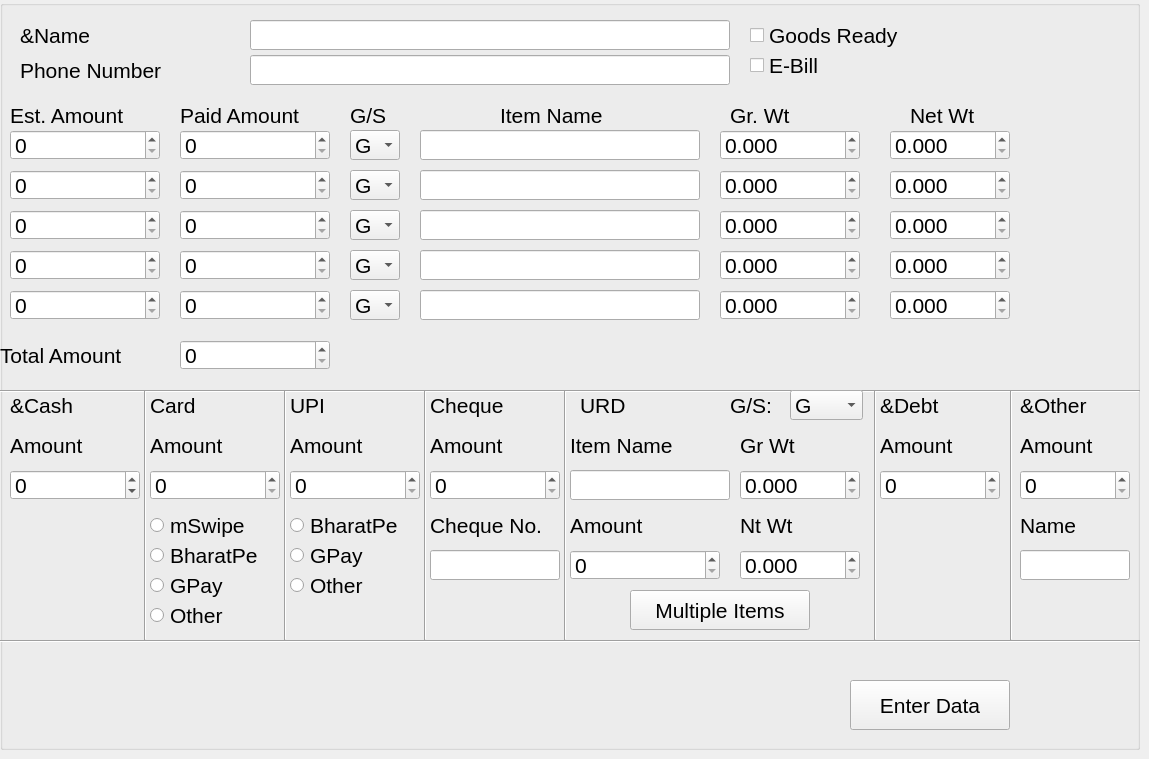
    <widget class="QWidget" name="New_Order">
     <widget class="QGroupBox" name="groupBox_9">
      <property name="geometry">
       <rect>
        <x>0</x>
        <y>0</y>
        <width>1140</width>
        <height>750</height>
       </rect>
      </property>
      <property name="font">
       <font>
        <pointsize>16</pointsize>
       </font>
      </property>
      <property name="title">
       <string/>
      </property>
      <widget class="QLabel" name="label_85">
       <property name="geometry">
        <rect>
         <x>10</x>
         <y>100</y>
         <width>160</width>
         <height>30</height>
        </rect>
       </property>
       <property name="text">
        <string>Est. Amount</string>
       </property>
      </widget>
      <widget class="QLabel" name="label_86">
       <property name="geometry">
        <rect>
         <x>180</x>
         <y>100</y>
         <width>160</width>
         <height>30</height>
        </rect>
       </property>
       <property name="text">
        <string>Paid Amount</string>
       </property>
      </widget>
      <widget class="QLabel" name="labelCName_4">
       <property name="geometry">
        <rect>
         <x>20</x>
         <y>20</y>
         <width>100</width>
         <height>30</height>
        </rect>
       </property>
       <property name="text">
        <string>&amp;Name</string>
       </property>
      </widget>
      <widget class="QLabel" name="label_88">
       <property name="geometry">
        <rect>
         <x>500</x>
         <y>100</y>
         <width>140</width>
         <height>30</height>
        </rect>
       </property>
       <property name="text">
        <string>Item Name</string>
       </property>
      </widget>
      <widget class="QLabel" name="label_89">
       <property name="geometry">
        <rect>
         <x>730</x>
         <y>100</y>
         <width>90</width>
         <height>30</height>
        </rect>
       </property>
       <property name="text">
        <string>Gr. Wt</string>
       </property>
      </widget>
      <widget class="QLabel" name="label_90">
       <property name="geometry">
        <rect>
         <x>910</x>
         <y>100</y>
         <width>90</width>
         <height>30</height>
        </rect>
       </property>
       <property name="text">
        <string>Net Wt</string>
       </property>
      </widget>
      <widget class="QSpinBox" name="New_Order_EstAmount">
       <property name="geometry">
        <rect>
         <x>10</x>
         <y>130</y>
         <width>150</width>
         <height>30</height>
        </rect>
       </property>
       <property name="maximum">
        <number>9999999</number>
       </property>
      </widget>
      <widget class="QSpinBox" name="New_Order_Adv">
       <property name="geometry">
        <rect>
         <x>180</x>
         <y>130</y>
         <width>150</width>
         <height>30</height>
        </rect>
       </property>
       <property name="maximum">
        <number>9999999</number>
       </property>
      </widget>
      <widget class="QLineEdit" name="New_Order_Name">
       <property name="geometry">
        <rect>
         <x>250</x>
         <y>20</y>
         <width>480</width>
         <height>30</height>
        </rect>
       </property>
      </widget>
      <widget class="QLineEdit" name="New_Order_Itemname">
       <property name="geometry">
        <rect>
         <x>420</x>
         <y>130</y>
         <width>280</width>
         <height>30</height>
        </rect>
       </property>
      </widget>
      <widget class="QLabel" name="label_91">
       <property name="geometry">
        <rect>
         <x>20</x>
         <y>55</y>
         <width>190</width>
         <height>30</height>
        </rect>
       </property>
       <property name="text">
        <string>Phone Number</string>
       </property>
      </widget>
      <widget class="QLineEdit" name="New_Order_phnum">
       <property name="geometry">
        <rect>
         <x>250</x>
         <y>55</y>
         <width>480</width>
         <height>30</height>
        </rect>
       </property>
      </widget>
      <widget class="QDoubleSpinBox" name="New_Order_grwt">
       <property name="geometry">
        <rect>
         <x>720</x>
         <y>130</y>
         <width>140</width>
         <height>30</height>
        </rect>
       </property>
       <property name="decimals">
        <number>3</number>
       </property>
       <property name="maximum">
        <double>999.999000000000024</double>
       </property>
      </widget>
      <widget class="QDoubleSpinBox" name="New_Order_ntwt">
       <property name="geometry">
        <rect>
         <x>890</x>
         <y>130</y>
         <width>120</width>
         <height>30</height>
        </rect>
       </property>
       <property name="decimals">
        <number>3</number>
       </property>
       <property name="maximum">
        <double>999.999000000000024</double>
       </property>
      </widget>
      <widget class="QSpinBox" name="New_Order_EstAmount_2">
       <property name="geometry">
        <rect>
         <x>10</x>
         <y>170</y>
         <width>150</width>
         <height>30</height>
        </rect>
       </property>
       <property name="maximum">
        <number>9999999</number>
       </property>
      </widget>
      <widget class="QSpinBox" name="New_Order_Adv_2">
       <property name="geometry">
        <rect>
         <x>180</x>
         <y>170</y>
         <width>150</width>
         <height>30</height>
        </rect>
       </property>
       <property name="maximum">
        <number>9999999</number>
       </property>
      </widget>
      <widget class="QLineEdit" name="New_Order_Itemname_2">
       <property name="geometry">
        <rect>
         <x>420</x>
         <y>170</y>
         <width>280</width>
         <height>30</height>
        </rect>
       </property>
      </widget>
      <widget class="QDoubleSpinBox" name="New_Order_grwt_2">
       <property name="geometry">
        <rect>
         <x>720</x>
         <y>170</y>
         <width>140</width>
         <height>30</height>
        </rect>
       </property>
       <property name="decimals">
        <number>3</number>
       </property>
       <property name="maximum">
        <double>999.999000000000024</double>
       </property>
      </widget>
      <widget class="QDoubleSpinBox" name="New_Order_ntwt_2">
       <property name="geometry">
        <rect>
         <x>890</x>
         <y>170</y>
         <width>120</width>
         <height>30</height>
        </rect>
       </property>
       <property name="decimals">
        <number>3</number>
       </property>
       <property name="maximum">
        <double>999.999000000000024</double>
       </property>
      </widget>
      <widget class="QSpinBox" name="New_Order_EstAmount_3">
       <property name="geometry">
        <rect>
         <x>10</x>
         <y>210</y>
         <width>150</width>
         <height>30</height>
        </rect>
       </property>
       <property name="maximum">
        <number>9999999</number>
       </property>
      </widget>
      <widget class="QSpinBox" name="New_Order_Adv_3">
       <property name="geometry">
        <rect>
         <x>180</x>
         <y>210</y>
         <width>150</width>
         <height>30</height>
        </rect>
       </property>
       <property name="maximum">
        <number>9999999</number>
       </property>
      </widget>
      <widget class="QLineEdit" name="New_Order_Itemname_3">
       <property name="geometry">
        <rect>
         <x>420</x>
         <y>210</y>
         <width>280</width>
         <height>30</height>
        </rect>
       </property>
      </widget>
      <widget class="QDoubleSpinBox" name="New_Order_grwt_3">
       <property name="geometry">
        <rect>
         <x>720</x>
         <y>210</y>
         <width>140</width>
         <height>30</height>
        </rect>
       </property>
       <property name="decimals">
        <number>3</number>
       </property>
       <property name="maximum">
        <double>999.999000000000024</double>
       </property>
      </widget>
      <widget class="QDoubleSpinBox" name="New_Order_ntwt_3">
       <property name="geometry">
        <rect>
         <x>890</x>
         <y>210</y>
         <width>120</width>
         <height>30</height>
        </rect>
       </property>
       <property name="decimals">
        <number>3</number>
       </property>
       <property name="maximum">
        <double>999.999000000000024</double>
       </property>
      </widget>
      <widget class="QSpinBox" name="New_Order_EstAmount_4">
       <property name="geometry">
        <rect>
         <x>10</x>
         <y>250</y>
         <width>150</width>
         <height>30</height>
        </rect>
       </property>
       <property name="maximum">
        <number>9999999</number>
       </property>
      </widget>
      <widget class="QSpinBox" name="New_Order_Adv_4">
       <property name="geometry">
        <rect>
         <x>180</x>
         <y>250</y>
         <width>150</width>
         <height>30</height>
        </rect>
       </property>
       <property name="maximum">
        <number>9999999</number>
       </property>
      </widget>
      <widget class="QLineEdit" name="New_Order_Itemname_4">
       <property name="geometry">
        <rect>
         <x>420</x>
         <y>250</y>
         <width>280</width>
         <height>30</height>
        </rect>
       </property>
      </widget>
      <widget class="QDoubleSpinBox" name="New_Order_grwt_4">
       <property name="geometry">
        <rect>
         <x>720</x>
         <y>250</y>
         <width>140</width>
         <height>30</height>
        </rect>
       </property>
       <property name="decimals">
        <number>3</number>
       </property>
       <property name="maximum">
        <double>999.999000000000024</double>
       </property>
      </widget>
      <widget class="QDoubleSpinBox" name="New_Order_ntwt_4">
       <property name="geometry">
        <rect>
         <x>890</x>
         <y>250</y>
         <width>120</width>
         <height>30</height>
        </rect>
       </property>
       <property name="decimals">
        <number>3</number>
       </property>
       <property name="maximum">
        <double>999.999000000000024</double>
       </property>
      </widget>
      <widget class="QCheckBox" name="New_Order_Goods">
       <property name="geometry">
        <rect>
         <x>750</x>
         <y>20</y>
         <width>180</width>
         <height>30</height>
        </rect>
       </property>
       <property name="text">
        <string>Goods Ready</string>
       </property>
      </widget>
      <widget class="Line" name="line_22">
       <property name="geometry">
        <rect>
         <x>0</x>
         <y>390</y>
         <width>1140</width>
         <height>3</height>
        </rect>
       </property>
       <property name="orientation">
        <enum>Qt::Horizontal</enum>
       </property>
      </widget>
      <widget class="QLabel" name="labelCash_4">
       <property name="geometry">
        <rect>
         <x>10</x>
         <y>390</y>
         <width>90</width>
         <height>30</height>
        </rect>
       </property>
       <property name="text">
        <string>&amp;Cash</string>
       </property>
      </widget>
      <widget class="QLabel" name="label_93">
       <property name="geometry">
        <rect>
         <x>10</x>
         <y>430</y>
         <width>100</width>
         <height>30</height>
        </rect>
       </property>
       <property name="text">
        <string>Amount</string>
       </property>
      </widget>
      <widget class="QSpinBox" name="Cash_4">
       <property name="geometry">
        <rect>
         <x>10</x>
         <y>470</y>
         <width>130</width>
         <height>30</height>
        </rect>
       </property>
       <property name="minimum">
        <number>-9999999</number>
       </property>
       <property name="maximum">
        <number>9999999</number>
       </property>
       <property name="singleStep">
        <number>10</number>
       </property>
      </widget>
      <widget class="Line" name="line_23">
       <property name="geometry">
        <rect>
         <x>140</x>
         <y>390</y>
         <width>10</width>
         <height>250</height>
        </rect>
       </property>
       <property name="orientation">
        <enum>Qt::Vertical</enum>
       </property>
      </widget>
      <widget class="QLabel" name="label_94">
       <property name="geometry">
        <rect>
         <x>150</x>
         <y>390</y>
         <width>70</width>
         <height>30</height>
        </rect>
       </property>
       <property name="text">
        <string>Card</string>
       </property>
      </widget>
      <widget class="QLabel" name="label_95">
       <property name="geometry">
        <rect>
         <x>150</x>
         <y>430</y>
         <width>100</width>
         <height>30</height>
        </rect>
       </property>
       <property name="text">
        <string>Amount</string>
       </property>
      </widget>
      <widget class="QSpinBox" name="Card_4">
       <property name="geometry">
        <rect>
         <x>150</x>
         <y>470</y>
         <width>130</width>
         <height>30</height>
        </rect>
       </property>
       <property name="maximum">
        <number>9999999</number>
       </property>
       <property name="singleStep">
        <number>10</number>
       </property>
      </widget>
      <widget class="QRadioButton" name="New_Order_Cardmachine">
       <property name="geometry">
        <rect>
         <x>150</x>
         <y>510</y>
         <width>120</width>
         <height>30</height>
        </rect>
       </property>
       <property name="text">
        <string>mSwipe</string>
       </property>
      </widget>
      <widget class="QRadioButton" name="New_Order_Cardmachine_2">
       <property name="geometry">
        <rect>
         <x>150</x>
         <y>540</y>
         <width>140</width>
         <height>30</height>
        </rect>
       </property>
       <property name="text">
        <string>BharatPe</string>
       </property>
      </widget>
      <widget class="QRadioButton" name="New_Order_Cardmachine_3">
       <property name="geometry">
        <rect>
         <x>150</x>
         <y>570</y>
         <width>140</width>
         <height>30</height>
        </rect>
       </property>
       <property name="text">
        <string>GPay</string>
       </property>
      </widget>
      <widget class="Line" name="line_24">
       <property name="geometry">
        <rect>
         <x>280</x>
         <y>390</y>
         <width>10</width>
         <height>250</height>
        </rect>
       </property>
       <property name="orientation">
        <enum>Qt::Vertical</enum>
       </property>
      </widget>
      <widget class="QLabel" name="label_97">
       <property name="geometry">
        <rect>
         <x>290</x>
         <y>390</y>
         <width>55</width>
         <height>30</height>
        </rect>
       </property>
       <property name="text">
        <string>UPI</string>
       </property>
      </widget>
      <widget class="QLabel" name="label_98">
       <property name="geometry">
        <rect>
         <x>290</x>
         <y>430</y>
         <width>100</width>
         <height>30</height>
        </rect>
       </property>
       <property name="text">
        <string>Amount</string>
       </property>
      </widget>
      <widget class="QSpinBox" name="UPI_4">
       <property name="geometry">
        <rect>
         <x>290</x>
         <y>470</y>
         <width>130</width>
         <height>30</height>
        </rect>
       </property>
       <property name="maximum">
        <number>9999999</number>
       </property>
       <property name="singleStep">
        <number>10</number>
       </property>
      </widget>
      <widget class="QRadioButton" name="UPI_BharatPe_4">
       <property name="geometry">
        <rect>
         <x>290</x>
         <y>510</y>
         <width>140</width>
         <height>30</height>
        </rect>
       </property>
       <property name="text">
        <string>BharatPe</string>
       </property>
      </widget>
      <widget class="QRadioButton" name="UPI_GPay_4">
       <property name="geometry">
        <rect>
         <x>290</x>
         <y>540</y>
         <width>140</width>
         <height>30</height>
        </rect>
       </property>
       <property name="text">
        <string>GPay</string>
       </property>
      </widget>
      <widget class="Line" name="line_25">
       <property name="geometry">
        <rect>
         <x>420</x>
         <y>390</y>
         <width>10</width>
         <height>250</height>
        </rect>
       </property>
       <property name="orientation">
        <enum>Qt::Vertical</enum>
       </property>
      </widget>
      <widget class="QLabel" name="label_99">
       <property name="geometry">
        <rect>
         <x>430</x>
         <y>390</y>
         <width>100</width>
         <height>30</height>
        </rect>
       </property>
       <property name="text">
        <string>Cheque</string>
       </property>
      </widget>
      <widget class="QLabel" name="label_100">
       <property name="geometry">
        <rect>
         <x>430</x>
         <y>430</y>
         <width>100</width>
         <height>30</height>
        </rect>
       </property>
       <property name="text">
        <string>Amount</string>
       </property>
      </widget>
      <widget class="QSpinBox" name="Cheque_4">
       <property name="geometry">
        <rect>
         <x>430</x>
         <y>470</y>
         <width>130</width>
         <height>30</height>
        </rect>
       </property>
       <property name="maximum">
        <number>9999999</number>
       </property>
       <property name="singleStep">
        <number>10</number>
       </property>
      </widget>
      <widget class="QLabel" name="label_101">
       <property name="geometry">
        <rect>
         <x>430</x>
         <y>510</y>
         <width>130</width>
         <height>30</height>
        </rect>
       </property>
       <property name="text">
        <string>Cheque No.</string>
       </property>
      </widget>
      <widget class="QLineEdit" name="ChequeNo_4">
       <property name="geometry">
        <rect>
         <x>430</x>
         <y>550</y>
         <width>130</width>
         <height>30</height>
        </rect>
       </property>
      </widget>
      <widget class="Line" name="line_26">
       <property name="geometry">
        <rect>
         <x>560</x>
         <y>390</y>
         <width>10</width>
         <height>250</height>
        </rect>
       </property>
       <property name="orientation">
        <enum>Qt::Vertical</enum>
       </property>
      </widget>
      <widget class="QLabel" name="label_102">
       <property name="geometry">
        <rect>
         <x>580</x>
         <y>390</y>
         <width>70</width>
         <height>30</height>
        </rect>
       </property>
       <property name="text">
        <string>URD</string>
       </property>
      </widget>
      <widget class="QLabel" name="label_103">
       <property name="geometry">
        <rect>
         <x>730</x>
         <y>390</y>
         <width>55</width>
         <height>30</height>
        </rect>
       </property>
       <property name="text">
        <string>G/S:</string>
       </property>
      </widget>
      <widget class="QComboBox" name="comboBox_4">
       <property name="geometry">
        <rect>
         <x>790</x>
         <y>390</y>
         <width>73</width>
         <height>30</height>
        </rect>
       </property>
       <item>
        <property name="text">
         <string>G</string>
        </property>
       </item>
       <item>
        <property name="text">
         <string>S</string>
        </property>
       </item>
      </widget>
      <widget class="QLabel" name="label_104">
       <property name="geometry">
        <rect>
         <x>570</x>
         <y>430</y>
         <width>140</width>
         <height>30</height>
        </rect>
       </property>
       <property name="text">
        <string>Item Name</string>
       </property>
      </widget>
      <widget class="QLineEdit" name="URDitemname_4">
       <property name="geometry">
        <rect>
         <x>570</x>
         <y>470</y>
         <width>160</width>
         <height>30</height>
        </rect>
       </property>
      </widget>
      <widget class="QLabel" name="label_105">
       <property name="geometry">
        <rect>
         <x>740</x>
         <y>430</y>
         <width>80</width>
         <height>30</height>
        </rect>
       </property>
       <property name="text">
        <string>Gr Wt</string>
       </property>
      </widget>
      <widget class="QDoubleSpinBox" name="URD_grwt_4">
       <property name="geometry">
        <rect>
         <x>740</x>
         <y>470</y>
         <width>120</width>
         <height>30</height>
        </rect>
       </property>
       <property name="decimals">
        <number>3</number>
       </property>
       <property name="maximum">
        <double>999.999000000000024</double>
       </property>
      </widget>
      <widget class="QLabel" name="label_106">
       <property name="geometry">
        <rect>
         <x>740</x>
         <y>510</y>
         <width>90</width>
         <height>30</height>
        </rect>
       </property>
       <property name="text">
        <string>Nt Wt</string>
       </property>
      </widget>
      <widget class="QDoubleSpinBox" name="URD_ntwt_4">
       <property name="geometry">
        <rect>
         <x>740</x>
         <y>550</y>
         <width>120</width>
         <height>30</height>
        </rect>
       </property>
       <property name="decimals">
        <number>3</number>
       </property>
       <property name="maximum">
        <double>999.999000000000024</double>
       </property>
      </widget>
      <widget class="QLabel" name="label_107">
       <property name="geometry">
        <rect>
         <x>570</x>
         <y>510</y>
         <width>130</width>
         <height>30</height>
        </rect>
       </property>
       <property name="text">
        <string>Amount</string>
       </property>
      </widget>
      <widget class="QSpinBox" name="URDAmount_4">
       <property name="geometry">
        <rect>
         <x>570</x>
         <y>550</y>
         <width>150</width>
         <height>30</height>
        </rect>
       </property>
       <property name="maximum">
        <number>999999</number>
       </property>
       <property name="singleStep">
        <number>10</number>
       </property>
      </widget>
      <widget class="QPushButton" name="URD_multiple_4">
       <property name="geometry">
        <rect>
         <x>630</x>
         <y>590</y>
         <width>180</width>
         <height>40</height>
        </rect>
       </property>
       <property name="text">
        <string>Multiple Items</string>
       </property>
      </widget>
      <widget class="Line" name="line_27">
       <property name="geometry">
        <rect>
         <x>870</x>
         <y>390</y>
         <width>10</width>
         <height>250</height>
        </rect>
       </property>
       <property name="orientation">
        <enum>Qt::Vertical</enum>
       </property>
      </widget>
      <widget class="QLabel" name="labelDebt_4">
       <property name="geometry">
        <rect>
         <x>880</x>
         <y>390</y>
         <width>80</width>
         <height>30</height>
        </rect>
       </property>
       <property name="text">
        <string>&amp;Debt</string>
       </property>
      </widget>
      <widget class="QLabel" name="label_109">
       <property name="geometry">
        <rect>
         <x>880</x>
         <y>430</y>
         <width>100</width>
         <height>30</height>
        </rect>
       </property>
       <property name="text">
        <string>Amount</string>
       </property>
      </widget>
      <widget class="QSpinBox" name="DebtAmount_4">
       <property name="geometry">
        <rect>
         <x>880</x>
         <y>470</y>
         <width>120</width>
         <height>30</height>
        </rect>
       </property>
       <property name="maximum">
        <number>9999999</number>
       </property>
       <property name="singleStep">
        <number>10</number>
       </property>
      </widget>
      <widget class="Line" name="line_28">
       <property name="geometry">
        <rect>
         <x>0</x>
         <y>640</y>
         <width>1140</width>
         <height>3</height>
        </rect>
       </property>
       <property name="orientation">
        <enum>Qt::Horizontal</enum>
       </property>
      </widget>
      <widget class="QPushButton" name="DataEntry_button_4">
       <property name="geometry">
        <rect>
         <x>850</x>
         <y>680</y>
         <width>160</width>
         <height>50</height>
        </rect>
       </property>
       <property name="text">
        <string>Enter Data</string>
       </property>
      </widget>
      <widget class="QLabel" name="label_110">
       <property name="geometry">
        <rect>
         <x>0</x>
         <y>340</y>
         <width>170</width>
         <height>30</height>
        </rect>
       </property>
       <property name="text">
        <string>Total Amount</string>
       </property>
      </widget>
      <widget class="QSpinBox" name="New_Order_EstAmount_5">
       <property name="geometry">
        <rect>
         <x>10</x>
         <y>290</y>
         <width>150</width>
         <height>30</height>
        </rect>
       </property>
       <property name="maximum">
        <number>9999999</number>
       </property>
      </widget>
      <widget class="QSpinBox" name="New_Order_Adv_5">
       <property name="geometry">
        <rect>
         <x>180</x>
         <y>290</y>
         <width>150</width>
         <height>30</height>
        </rect>
       </property>
       <property name="maximum">
        <number>9999999</number>
       </property>
      </widget>
      <widget class="QLineEdit" name="New_Order_Itemname_5">
       <property name="geometry">
        <rect>
         <x>420</x>
         <y>290</y>
         <width>280</width>
         <height>30</height>
        </rect>
       </property>
      </widget>
      <widget class="QDoubleSpinBox" name="New_Order_grwt_5">
       <property name="geometry">
        <rect>
         <x>720</x>
         <y>290</y>
         <width>140</width>
         <height>30</height>
        </rect>
       </property>
       <property name="decimals">
        <number>3</number>
       </property>
       <property name="maximum">
        <double>999.999000000000024</double>
       </property>
      </widget>
      <widget class="QDoubleSpinBox" name="New_Order_ntwt_5">
       <property name="geometry">
        <rect>
         <x>890</x>
         <y>290</y>
         <width>120</width>
         <height>30</height>
        </rect>
       </property>
       <property name="decimals">
        <number>3</number>
       </property>
       <property name="maximum">
        <double>999.999000000000024</double>
       </property>
      </widget>
      <widget class="QSpinBox" name="New_Order_total">
       <property name="geometry">
        <rect>
         <x>180</x>
         <y>340</y>
         <width>150</width>
         <height>30</height>
        </rect>
       </property>
       <property name="maximum">
        <number>9999999</number>
       </property>
      </widget>
      <widget class="QRadioButton" name="New_Order_Cardmachine_4">
       <property name="geometry">
        <rect>
         <x>150</x>
         <y>600</y>
         <width>95</width>
         <height>30</height>
        </rect>
       </property>
       <property name="text">
        <string>Other</string>
       </property>
      </widget>
      <widget class="QRadioButton" name="UPI_Other_4">
       <property name="geometry">
        <rect>
         <x>290</x>
         <y>570</y>
         <width>95</width>
         <height>30</height>
        </rect>
       </property>
       <property name="text">
        <string>Other</string>
       </property>
      </widget>
      <widget class="QComboBox" name="New_Order_GS">
       <property name="geometry">
        <rect>
         <x>350</x>
         <y>130</y>
         <width>50</width>
         <height>30</height>
        </rect>
       </property>
       <item>
        <property name="text">
         <string>G</string>
        </property>
       </item>
       <item>
        <property name="text">
         <string>S</string>
        </property>
       </item>
      </widget>
      <widget class="QComboBox" name="New_Order_GS_2">
       <property name="geometry">
        <rect>
         <x>350</x>
         <y>170</y>
         <width>50</width>
         <height>30</height>
        </rect>
       </property>
       <item>
        <property name="text">
         <string>G</string>
        </property>
       </item>
       <item>
        <property name="text">
         <string>S</string>
        </property>
       </item>
      </widget>
      <widget class="QComboBox" name="New_Order_GS_3">
       <property name="geometry">
        <rect>
         <x>350</x>
         <y>210</y>
         <width>50</width>
         <height>30</height>
        </rect>
       </property>
       <item>
        <property name="text">
         <string>G</string>
        </property>
       </item>
       <item>
        <property name="text">
         <string>S</string>
        </property>
       </item>
      </widget>
      <widget class="QComboBox" name="New_Order_GS_4">
       <property name="geometry">
        <rect>
         <x>350</x>
         <y>250</y>
         <width>50</width>
         <height>30</height>
        </rect>
       </property>
       <item>
        <property name="text">
         <string>G</string>
        </property>
       </item>
       <item>
        <property name="text">
         <string>S</string>
        </property>
       </item>
      </widget>
      <widget class="QComboBox" name="New_Order_GS_5">
       <property name="geometry">
        <rect>
         <x>350</x>
         <y>290</y>
         <width>50</width>
         <height>30</height>
        </rect>
       </property>
       <item>
        <property name="text">
         <string>G</string>
        </property>
       </item>
       <item>
        <property name="text">
         <string>S</string>
        </property>
       </item>
      </widget>
      <widget class="QLabel" name="label_47">
       <property name="geometry">
        <rect>
         <x>350</x>
         <y>100</y>
         <width>50</width>
         <height>30</height>
        </rect>
       </property>
       <property name="text">
        <string>G/S</string>
       </property>
      </widget>
      <widget class="QCheckBox" name="checkBox_4">
       <property name="geometry">
        <rect>
         <x>750</x>
         <y>50</y>
         <width>90</width>
         <height>30</height>
        </rect>
       </property>
       <property name="font">
        <font>
         <pointsize>16</pointsize>
        </font>
       </property>
       <property name="text">
        <string>E-Bill</string>
       </property>
      </widget>
      <widget class="QLabel" name="labelOther_4">
       <property name="geometry">
        <rect>
         <x>1020</x>
         <y>390</y>
         <width>90</width>
         <height>30</height>
        </rect>
       </property>
       <property name="text">
        <string>&amp;Other</string>
       </property>
      </widget>
      <widget class="QLabel" name="label_87">
       <property name="geometry">
        <rect>
         <x>1020</x>
         <y>510</y>
         <width>80</width>
         <height>30</height>
        </rect>
       </property>
       <property name="text">
        <string>Name</string>
       </property>
      </widget>
      <widget class="Line" name="line_51">
       <property name="geometry">
        <rect>
         <x>1010</x>
         <y>390</y>
         <width>3</width>
         <height>250</height>
        </rect>
       </property>
       <property name="orientation">
        <enum>Qt::Vertical</enum>
       </property>
      </widget>
      <widget class="QLabel" name="label_92">
       <property name="geometry">
        <rect>
         <x>1020</x>
         <y>430</y>
         <width>100</width>
         <height>30</height>
        </rect>
       </property>
       <property name="text">
        <string>Amount</string>
       </property>
      </widget>
      <widget class="QLineEdit" name="OtherName_4">
       <property name="geometry">
        <rect>
         <x>1020</x>
         <y>550</y>
         <width>110</width>
         <height>30</height>
        </rect>
       </property>
      </widget>
      <widget class="QSpinBox" name="OtherAmount_4">
       <property name="geometry">
        <rect>
         <x>1020</x>
         <y>470</y>
         <width>110</width>
         <height>30</height>
        </rect>
       </property>
      </widget>
     </widget>
    </widget>
